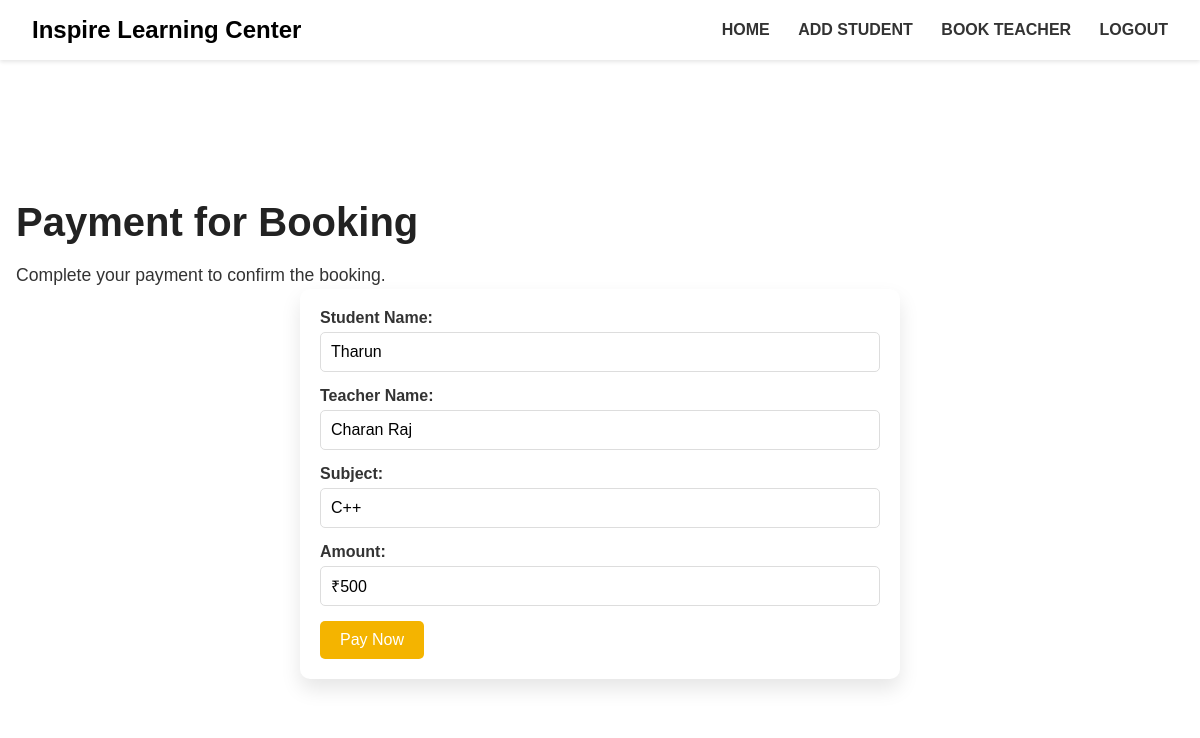
The page /register/payment/12/ (signed in) on the database its author committed.
### tution_app/parents/models.py (models this page shows, shortened)
class Booking(models.Model):
    parent = models.ForeignKey(ParentProfile, on_delete=models.CASCADE)
    teacher = models.ForeignKey('teachers.TeacherProfile', on_delete=models.CASCADE)
    student_name = models.CharField(max_length=100)
    school = models.CharField(max_length=100)
    class_name = models.CharField(max_length=50)  # e.g., 10th Grade
    subject = models.CharField(max_length=50)
    photo = models.ImageField(upload_to='bookings/', null=True, blank=True)
    is_approved = models.BooleanField(default=False)
    payment_status = models.CharField(max_length=20, default='pending')
    created_at = models.DateTimeField(auto_now_add=True)

### tution_app/teachers/models.py (models this page shows, shortened)
class TeacherProfile(models.Model):
    user = models.OneToOneField(User, on_delete=models.CASCADE)
    name = models.CharField(max_length=100)
    phone = models.CharField(max_length=15)
    gender = models.CharField(max_length=10)
    address = models.TextField()
    subject = models.CharField(max_length=50)
    experience = models.IntegerField(default=0)
    image = models.ImageField(upload_to='teacher_images/', null=True, blank=True)
    is_approved = models.BooleanField(default=False)

### tution_app/register/views.py (the view)
# urls.py: path('payment/<int:booking_id>/', views.payment, name='payment'),
@login_required
def payment(request, booking_id):
    booking = Booking.objects.get(id=booking_id)
    if request.method == 'POST':
        booking.payment_status = 'paid'
        booking.save()
        return redirect('parent_home')
    return render(request, 'register/payment.html', {'booking': booking})

### tution_app/register/templates/register/payment.html (shortened to what this page needs)
{% load static %}
<!DOCTYPE html>
<html lang="en">
<head>
</head>
<body>
    <section class="banner">
        <header class="navbar">
            <div class="logo">Inspire Learning Center</div>
            <nav class="nav-links">
                <a href="{% url 'parent_home' %}">HOME</a>
                <a href="{% url 'add_student' %}">ADD STUDENT</a>
                <a href="{% url 'book_teacher' %}">BOOK TEACHER</a>
                <a href="{% url 'logout' %}">LOGOUT</a>
            </nav>
        </header>
        <main class="hero">
            <section class="hero-text">
                <h1>Payment for Booking</h1>
                <p>Complete your payment to confirm the booking.</p>
                <div class="form-container">
                    <form method="post">
                        <div class="form-group">
                            <label for="student_name">Student Name:</label>
                            <input type="text" id="student_name" value="{{ booking.student_name }}" readonly>
                        </div>
                        <div class="form-group">
                            <label for="teacher_name">Teacher Name:</label>
                            <input type="text" id="teacher_name" value="{{ booking.teacher.name }}" readonly>
                        </div>
                        <div class="form-group">
                            <label for="subject">Subject:</label>
                            <input type="text" id="subject" value="{{ booking.subject }}" readonly>
                        </div>
                        <div class="form-group">
                            <label for="amount">Amount:</label>
                            <input type="text" id="amount" value="₹500" readonly>
                        </div>
                        <button type="submit">Pay Now</button>
                    </form>
                </div>
            </section>
        </main>
    </section>
</body>
</html>

### tution_app/register/templates/register/payment.html (style rules this page uses)
* { margin: 0; padding: 0; box-sizing: border-box; font-family: Arial, sans-serif; }
body { background: #fff; color: #333; }
.navbar { position: fixed; display: flex; justify-content: space-between; align-items: center; padding: 1rem 2rem; background-color: #fff; box-shadow: 0 2px 4px rgba(0,0,0,0.1); z-index:1000; width: 100%; top: 0; left: 0; }
.logo { font-size: 1.5rem; font-weight: bold; color: #000000; }
.nav-links a { margin-left: 1.5rem; text-decoration: none; color: #333; font-weight: bolder; transition: color 0.3s; }
.hero { display: flex; flex: 1; min-height: calc(100vh - 90px); }
.hero-text { flex: 1; padding: 1rem; background-color: #fff; padding-top: 200px; flex-direction: column; justify-content: center; }
.hero-text h1 { font-size: 2.5rem; margin-bottom: 1rem; color: #222; }
.hero-text p { font-size: 1.1rem; line-height: 1.6; max-width: 450px; }
.form-container { max-width: 600px; margin: 0 auto; padding: 20px; background: #fff; border-radius: 10px; box-shadow: 0 10px 20px rgba(0,0,0,0.1); }
.form-group { margin-bottom: 15px; }
label { display: block; margin-bottom: 5px; font-weight: bold; }
select, input[type="text"] { width: 100%; padding: 10px; border: 1px solid #ddd; border-radius: 5px; font-size: 16px; }
button { background: #f4b400; color: #fff; padding: 10px 20px; border: none; border-radius: 5px; cursor: pointer; font-size: 16px; }

### rows shown on the page
Booking: student_name "Tharun", teacher.name "Charan Raj", subject "C++"
